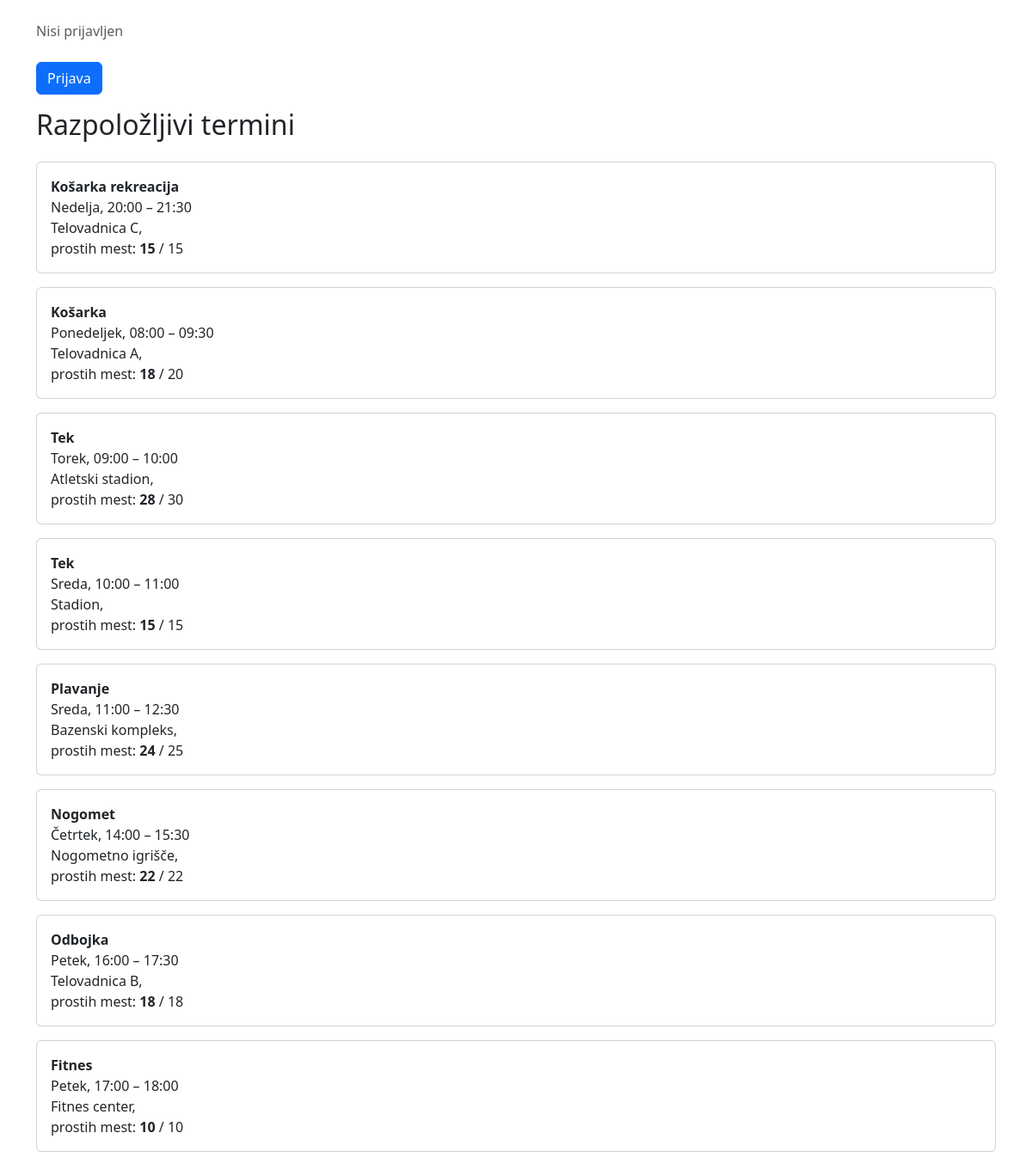
The page /index.php/seznam on the database its author committed.
### tables this page shows
CREATE TABLE termin (
    id INT AUTO_INCREMENT PRIMARY KEY,
    naslov VARCHAR(100) NOT NULL,
    zacetek TIME NOT NULL,
    konec TIME NOT NULL,
    dan TINYINT NOT NULL CHECK (dan BETWEEN 0 AND 6),  
    lokacija VARCHAR(100) NOT NULL,
    kapaciteta INT NOT NULL CHECK (kapaciteta > 0),
    seIzvaja BOOLEAN NOT NULL
);

### ViewHelper.php (called while the page is built, shortened)
<?php
class ViewHelper {
    public static function render($viewPath, $variables = []) {
        extract($variables);
        include($viewPath);
    }
}

### controller/TerminController.php (called while the page is built, shortened)
<?php
require_once("model/TerminDB.php");
class TerminController {
    public static function seznam() {
        $termini = TerminDB::getAll();
        ViewHelper::render("view/seznam.php", ["termini" => $termini]);
    }
}

### model/TerminDB.php (called while the page is built, shortened)
<?php
class TerminDB {
    public static function getAll() {
        $db = DBInit::getInstance();
        $stmt = $db->query("SELECT * FROM termin WHERE seIzvaja = TRUE  ORDER BY dan, zacetek");
        return $stmt->fetchAll();
    }
    public static function prostaMesta($termin_id) {
        $db = DBInit::getInstance();
        $stmt = $db->prepare("SELECT kapaciteta - (
            SELECT COUNT(*) FROM uporabnik WHERE termin_id = ?
        ) AS prosta_mesta FROM termin WHERE id = ?");
        $stmt->execute([$termin_id, $termin_id]);
        return $stmt->fetchColumn();
    }
}

### view/seznam.php (the view, shortened to what this page needs)
<?php
$dnevi = ["Nedelja", "Ponedeljek", "Torek", "Sreda", "Četrtek", "Petek", "Sobota"];
?>
<!DOCTYPE html>
<html lang="sl">
<head>
    <link href="https://cdn.jsdelivr.net/npm/bootstrap@5.3.3/dist/css/bootstrap.min.css" rel="stylesheet">
</head>
<body>
<div class="container py-4">
    <header class="mb-3">
        <p class="text-muted">Nisi prijavljen</p>
        <form action="<?= BASE_URL . "login" ?>" method="get" class="mt-4">
            <button type="submit" class="btn btn-primary">Prijava</button>
        </form>
    </header>
    <h2 class="mb-4">Razpoložljivi termini</h2>
    <?php foreach ($termini as $termin): ?>
        <div class="card mb-3">
            <div class="card-body">
                <p class="card-text">
                    <strong><?= htmlspecialchars($termin["naslov"]) ?></strong><br>
                    <?= htmlspecialchars($dnevi[$termin["dan"]]) ?>,
                    <?= date("H:i", strtotime($termin["zacetek"])) ?> – <?= date("H:i", strtotime($termin["konec"])) ?><br>
                    <?= htmlspecialchars($termin["lokacija"]) ?>,<br>
                    prostih mest: <strong><?= TerminDB::prostaMesta($termin["id"]) ?></strong> /
                    <?= htmlspecialchars($termin["kapaciteta"]) ?>
                </p>
            </div>
        </div>
    <?php endforeach; ?>
</div>
</body>
</html>

### index.php (shortened to what this page needs)
<?php
require_once("controller/TerminController.php");
require_once("ViewHelper.php");
$path = isset($_SERVER["PATH_INFO"]) ? trim($_SERVER["PATH_INFO"], "/") : "";
switch ($path) {
    case "seznam":
        TerminController::seznam();
        break;
}

### rows shown on the page
termin: naslov "Košarka rekreacija", dan "Nedelja", zacetek "20:00", konec "21:30", lokacija "Telovadnica C", id "15", kapaciteta "15"
termin: naslov "Košarka", dan "Ponedeljek", zacetek "08:00", konec "09:30", lokacija "Telovadnica A", id "18", kapaciteta "20"
termin: naslov "Tek", dan "Torek", zacetek "09:00", konec "10:00", lokacija "Atletski stadion", id "28", kapaciteta "30"
termin: naslov "Tek", dan "Sreda", zacetek "10:00", konec "11:00", lokacija "Stadion", id "15", kapaciteta "15"
termin: naslov "Plavanje", dan "Sreda", zacetek "11:00", konec "12:30", lokacija "Bazenski kompleks", id "24", kapaciteta "25"
termin: naslov "Nogomet", dan "Četrtek", zacetek "14:00", konec "15:30", lokacija "Nogometno igrišče", id "22", kapaciteta "22"
termin: naslov "Odbojka", dan "Petek", zacetek "16:00", konec "17:30", lokacija "Telovadnica B", id "18", kapaciteta "18"
termin: naslov "Fitnes", dan "Petek", zacetek "17:00", konec "18:00", lokacija "Fitnes center", id "10", kapaciteta "10"
